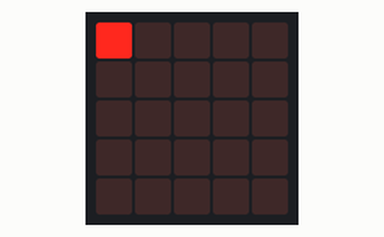
A program run on a simulated BBC micro:bit (MakeCode). On the bench: the board's 5×5 LED display. At 12.5 s the program stops and its outputs stay as they are.

Above: at 0.1 s.
At 1.6 s:
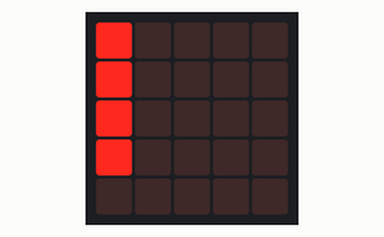
At 3.1 s:
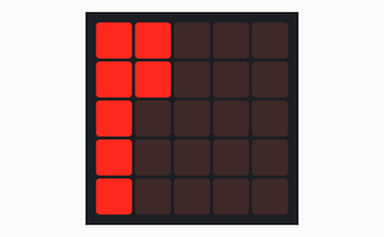
At 6.1 s:
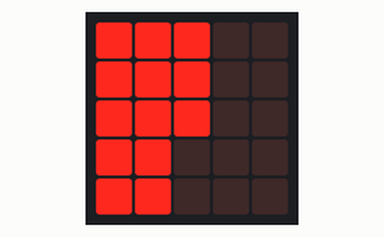
At 9.1 s:
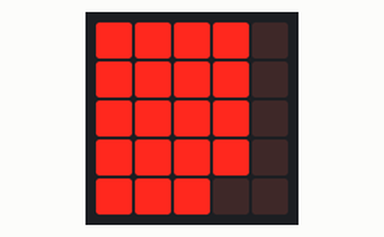
At 12.1 s:
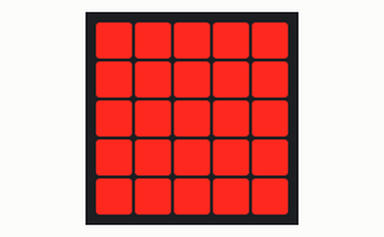

Measured:
- what the display in image 1 shows lasts 0.5 s, from 1.5 s to 2.0 s

The program:

main.ts
```typescript
namespace screenMagicLED{

/**
 * Address LEDs Linearly row first
 */
//% blockId=screenmagicledplotat
//% block="plot at $index"
//% index.min=0 index.max=25


    export function plotAt(index: number) :void {
        const x = Math.floor(index / 5)
        const y = Math.floor(index % 5)
        led.plot(x, y);
    }

}
```

test.ts
```typescript
// tests go here; this will not be compiled when this package is used as an extension.
for(let i=0; i<25; i++){
    screenMagicLED.plotAt(i)
    basic.pause(500);
}
```
